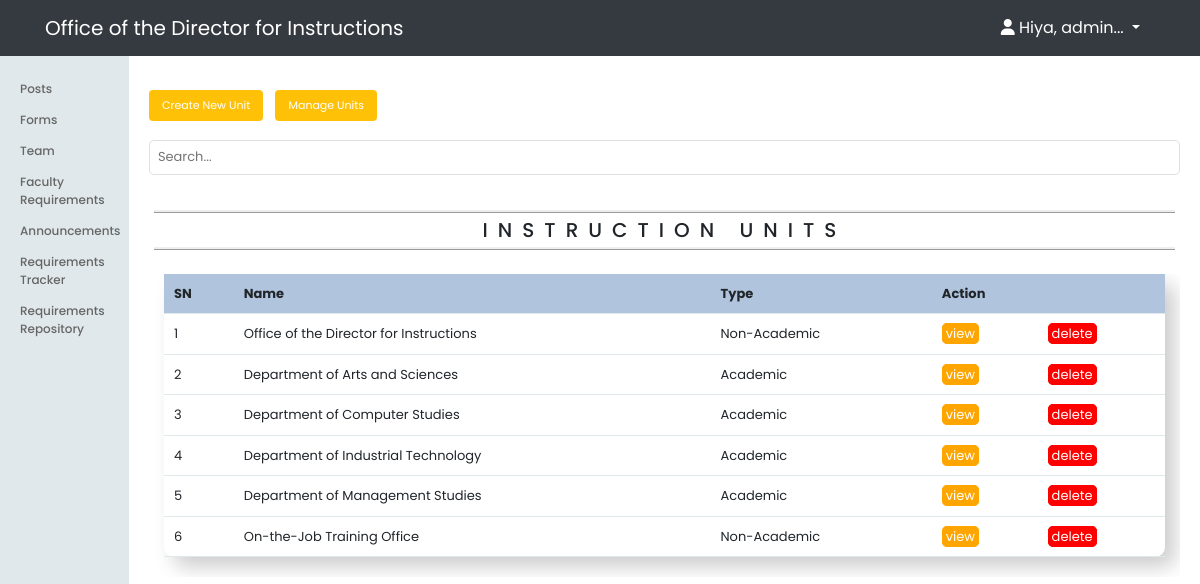
The page /admin/departments/index.php (signed in) on the database its author committed.
### tables this page shows
CREATE TABLE `departments` (
  `id` int(11) NOT NULL,
  `name` varchar(255) NOT NULL,
  `type` varchar(255) NOT NULL,
  `description` varchar(550) NOT NULL,
  `display_art` varchar(255) NOT NULL,
  `about_info` text NOT NULL,
  `org_chart` varchar(255) NOT NULL,
  `contact` varchar(550) NOT NULL
);

### app/controllers/departments.php (called while the page is built, shortened)
<?php
include(ROOT_PATH . "/app/database/db.php");
$table = 'departments';
$departments = selectAll($table);

### app/database/db.php (called while the page is built, shortened)
<?php
require('connect.php');
function selectAll($table, $conditions = [])
{
	global $conn;
	$sql = "SELECT * FROM $table";
	if(empty($conditions)){
		$stmt = $conn->prepare($sql);
		$stmt->execute();
		$records = $stmt->get_result()->fetch_all(MYSQLI_ASSOC);
		return $records;
	}
}

### admin/departments/index.php (the view, shortened to what this page needs)
<?php include(ROOT_PATH . "/app/controllers/departments.php");
?>
<!DOCTYPE html>
<html lang="en">
    <head>
        <link rel="stylesheet"
            href="https://use.fontawesome.com/releases/v5.7.2/css/all.css"
>
        <link rel="stylesheet" href="../../assets/css/style.css">
        <link rel="stylesheet" href="../../assets/css/admin.css">
        <link rel="stylesheet" href="https://maxcdn.bootstrapcdn.com/bootstrap/4.0.0/css/bootstrap.min.css">
        <link rel="stylesheet" href="<?php echo BASE_URL . '/assets/css/adminheader.css'; ?>">
    </head>
    <body>
        <?php include(ROOT_PATH . "/app/includes/adminHeader.php"); ?>
        <div class="admin-wrapper">
            <?php include(ROOT_PATH . "/app/includes/adminSidebar.php"); ?>
            <div class="admin-content">
                <div class="button-group">
                    <a href="create.php" class="btn btn-big">Create New Unit</a>
                    <a href="index.php" class="btn btn-big">Manage Units</a>
                    <form class="search" action="index.php" method="post">
                        <input type="text" name="search-term" class="text-input" placeholder="Search...">
                    </form>
                </div>
                <div class="content">
                    <h2 class="page-title">Instruction Units</h2>
                    <div class="container test">
                    <table>
                        <thead>
                            <th>SN</th>
                            <th>Name</th>
                            <th>Type</th>
                            <th colspan="2">Action</th>
                        </thead>
                        <tbody>
                            <?php foreach ($departments as $key => $announce): ?>
                                <tr>
                                    <td><?php echo $key + 1; ?></td>
                                    <td><?php echo $announce['name']; ?></td>
                                    <td><?php echo $announce['type']; ?></td>
                                    <td><a href="view.php?view_id=<?php echo $announce['id']; ?>" class="disable">view</a></td>
                                    <td><a href="index.php?delete_id=<?php echo $announce['id']; ?>" class="delete">delete</a></td>
                                </tr>
                            <?php endforeach; ?>
                        </tbody>
                    </table>
                </div>
                </div>
            </div>
        </div>
    </body>
</html>

### assets/css/style.css (style rules this page uses)
* { box-sizing: border-box; font-family: 'Poppins', sans-serif; }
html, body { height: 100%; padding: 0px; margin: 0px; }
h1, h2, h3, h4, h5, h6 { color: #5c5b5b; margin: 5px; }
a { text-decoration: none!important; color: inherit; }
.btn { padding: .3rem .6rem; background: #ffc107; color: white; border: 1px solid transparent; border-radius: .25rem; font-size: 11px !important; }
.btn-big { padding: .6rem 1.2rem; margin-right: 8px; margin-bottom: 4px; line-height: 1.2rem; }
.text-input { padding: .3rem .5rem; display: block; width: 100%; border-radius: 5px; border: 1px solid #e0e0e0; outline: none; color: #444; line-height: 1rem; font-size: 13px; height: 35px!important; }
.content { width: 100%; margin: 30px auto 30px; }

### assets/css/admin.css (style rules this page uses)
.admin-wrapper { display: flex; height: 100%; padding-top: 50px; background: white; }
.admin-wrapper .admin-content { flex: 8; height: 100%; padding: 40px 20px 20px 20px; overflow-y: scroll; }
.admin-wrapper .admin-content .search { padding: 15px 0px; margin-left: 670px; margin-top: -55px; margin-bottom: 55px; width: 25%; height: 20px; }
.admin-content .page-title { text-transform: uppercase; font-size: 20px; text-align: center; margin-bottom: 1.5rem; border-top: ridge; border-bottom: ridge; padding: 5px 0; letter-spacing: 10px; }
.test { width: 100%; }
table { table-layout: auto; position: inherit; width: 100%; font-size: 13px; border-radius: 10px; padding: 5px 10px; margin-bottom: 20px; box-shadow: 10px 10px 20px rgba(0,0,0,0.2); }
th, td { padding: 10px; text-align: left; border-bottom: 1px solid #e1e8eb; text-overflow: hidden; }
td { width: auto!important; }
thead { background-color: lightsteelblue!important; }
.delete { padding: 0 3px; color: white; border: solid 1px red; background: red; border-radius: 5px; }
.disable { padding: 0 3px; color: white; border: solid 1px orange; background: orange; border-radius: 5px; }
@media only screen and (max-width: 1340px) { .admin-wrapper .admin-content .button-group .search { width: 100%; margin-left: 0px; margin-top: 0px; } }
@media only screen and (max-width: 1340px) { .test { overflow-y: scroll; overflow-x: scroll; } }

### assets/css/adminheader.css (style rules this page uses)
body, input { font-family: 'Poppins', sans-serif; }

### rows shown on the page
departments: name "Office of the Director for Instructions", type "Non-Academic"
departments: name "Department of Arts and Sciences", type "Academic"
departments: name "Department of Computer Studies", type "Academic"
departments: name "Department of Industrial Technology", type "Academic"
departments: name "Department of Management Studies", type "Academic"
departments: name "On-the-Job Training Office", type "Non-Academic"

### other values the page prints
substr($_SESSION['firstname'], 0, 8) "admin"
